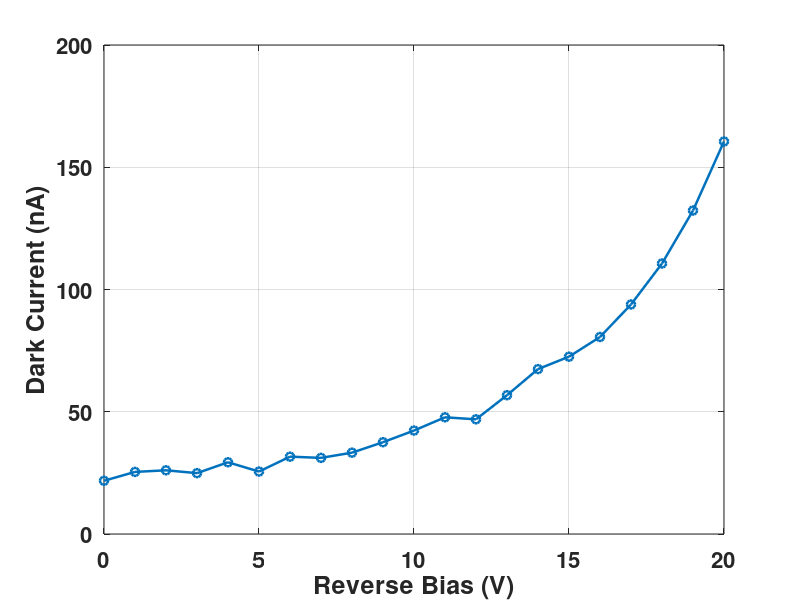

Source code (MATLAB):
%% IV curve: current converted from A to nA and plotted vs voltage

% Voltage data (V)
V = [ ...
    0.0000  1.0000  2.0000  3.0000  4.0000  5.0000  6.0000  7.0000  8.0000  9.0000 ...
   10.0000 11.0000 12.0000 13.0000 14.0000 15.0000 16.0000 17.0000 18.0000 19.0000 20.0000];

% Current data (A)
I = [ ...
    2.1773e-8  2.5397e-8  2.6052e-8  2.4893e-8  2.9338e-8  2.5542e-8 ...
    3.1633e-8  3.1133e-8  3.3268e-8  3.7543e-8  4.2309e-8  4.7733e-8 ...
    4.6901e-8  5.6764e-8  6.7446e-8  7.2532e-8  8.0575e-8  9.3877e-8 ...
    1.1063e-7  1.3230e-7  1.6054e-7];

% Convert current from A to nA
I_nA = I * 1e9;   % 1 A = 1e9 nA

% Plot I (nA) vs V
figure;
plot(V, I_nA, 'o-', 'LineWidth', 1.8);
grid on;

% Make axes tick labels bigger
set(gca, 'FontSize', 16, 'FontWeight', 'bold');   % axes numbers

% Axis labels and title with bigger, bold font
xlabel('Reverse Bias (V)', 'FontSize', 18, 'FontWeight', 'bold');
ylabel('Dark Current (nA)', 'FontSize', 18, 'FontWeight', 'bold');

